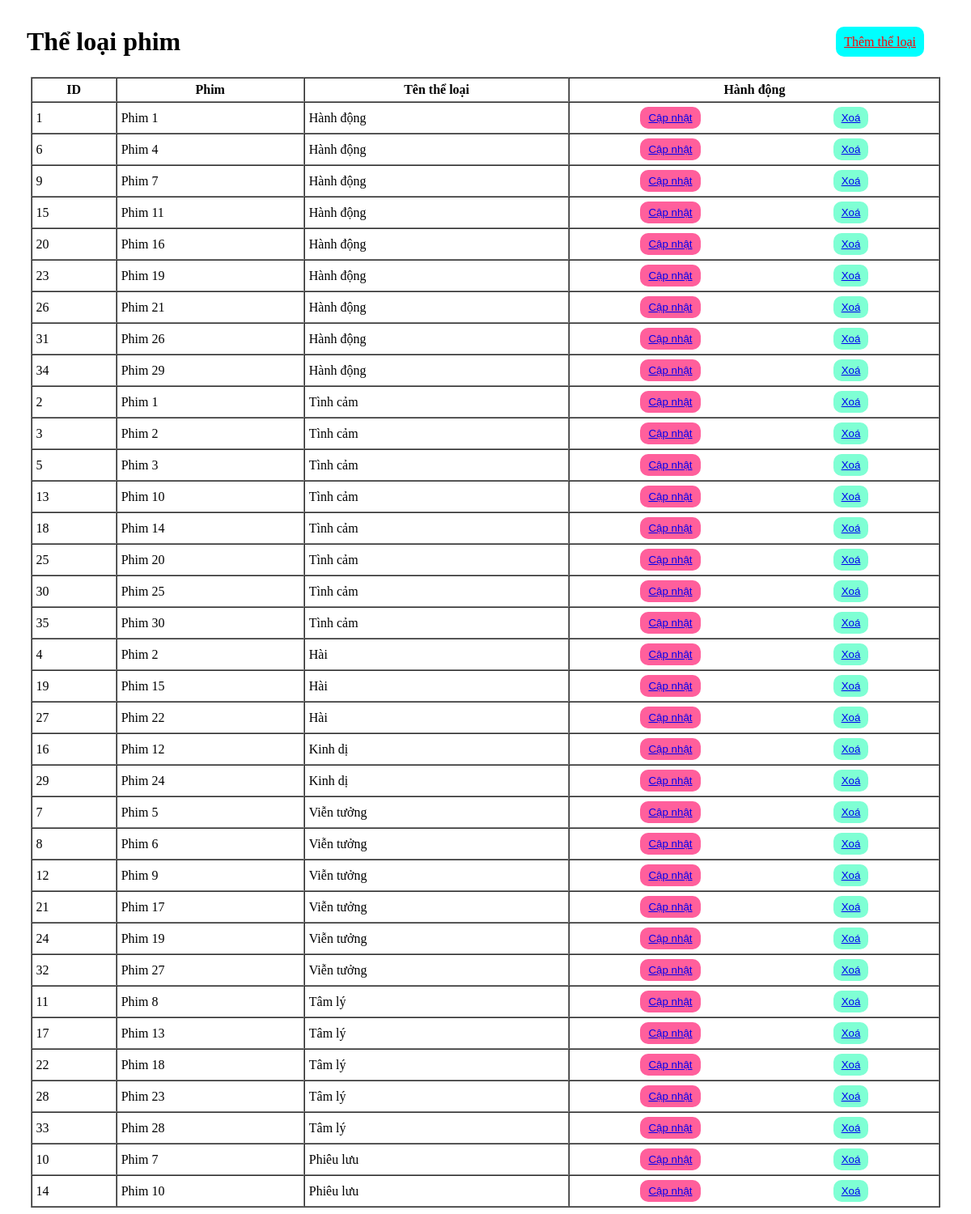
Screenshot of /PHP/B2/phimtheloai.php with the database file from the repository.
### tables this page shows
CREATE TABLE IF NOT EXISTS phim_the_loai (
    id INT PRIMARY KEY AUTO_INCREMENT,
    phim_id INT,
    the_loai_id INT,
    FOREIGN KEY (phim_id) REFERENCES phim(id),
    FOREIGN KEY (the_loai_id) REFERENCES the_loai(id)
);

CREATE TABLE IF NOT EXISTS phim (
    id INT PRIMARY KEY AUTO_INCREMENT,
    ten_phim VARCHAR(255) NOT NULL,
    dao_dien_id INT,
    nam_phat_hanh INT,
    poster VARCHAR(255),
    quoc_gia_id INT,
    so_tap INT,
    trailer VARCHAR(255),
    mo_ta TEXT,
    FOREIGN KEY (dao_dien_id) REFERENCES nguoi_dung(id),
    FOREIGN KEY (quoc_gia_id) REFERENCES quoc_gia(id)
);

CREATE TABLE IF NOT EXISTS the_loai (
    id INT PRIMARY KEY AUTO_INCREMENT,
    ten_the_loai VARCHAR(50) NOT NULL
);

### PHP/B2/phimtheloai.php (the view, shortened to what this page needs)
<!DOCTYPE html>
<html lang="en">
<head>
</head>
<body>
    <div style="display: flex; justify-content: space-between; align-items: center; ">
    <h1>Thể loại phim</h1>
    <div>
        <a class="btn them" href="index.php?page_layout=themphimtheloai">Thêm thể loại</a>
    </div>
    </div>
    <table border="1" cellspacing="0" cellpadding="5">
        <tr>
            <th>ID</th>
            <th>Phim</th>
            <th>Tên thể loại</th>
            <th>Hành động</th>
        </tr>
        <?php
        include("connect.php");
        $sql = "SELECT ptl.*, tl.ten_the_loai, p.ten_phim FROM phim_the_loai ptl
            JOIN the_loai tl ON tl.id = ptl.the_loai_id
            JOIN phim p ON p.id = ptl.phim_id";
        $result = mysqli_query($conn, $sql);
        while ($row = mysqli_fetch_array($result)) {
        ?>
        <tr>
            <td><?= $row["id"] ?></td>
            <td><?= $row["ten_phim"] ?></td>
            <td><?= $row["ten_the_loai"] ?></td>
            <td class="byt">
                <button class="update"><a href="index.php?page_layout=suatheloai&id=<?= $row['id'] ?>">Cập nhật</a></button>
                <button><a class="xoa" href="delete/xoatheloai.php?id=<?= $row['id'] ?>">Xoá</a></button>
            </td>
        </tr>
        <?php } ?>
    </table>
</body>
</html>

### PHP/B2/phimtheloai.php (style rules this page uses)
table { width: 95%; margin: auto; }
.btn { padding: 10px; border: 1px solid black; border-radius: 10px; }
h1 { padding: 15px; margin: 10px; }
.them { margin-right: 50px; background-color: aqua; border: none; color: red; }
.byt { display: flex; justify-content: space-around; }
button { padding: 6px 10px; border-radius: 10px; border: none; color: red; background-color: aquamarine; }
.update { color: black; background-color: #ff5f9cff; }

### rows the page displays
phim_the_loai: id "1", phim.ten_phim "Phim 1", the_loai.ten_the_loai "Hành động"
phim_the_loai: id "6", phim.ten_phim "Phim 4", the_loai.ten_the_loai "Hành động"
phim_the_loai: id "9", phim.ten_phim "Phim 7", the_loai.ten_the_loai "Hành động"
phim_the_loai: id "15", phim.ten_phim "Phim 11", the_loai.ten_the_loai "Hành động"
phim_the_loai: id "20", phim.ten_phim "Phim 16", the_loai.ten_the_loai "Hành động"
phim_the_loai: id "23", phim.ten_phim "Phim 19", the_loai.ten_the_loai "Hành động"
phim_the_loai: id "26", phim.ten_phim "Phim 21", the_loai.ten_the_loai "Hành động"
phim_the_loai: id "31", phim.ten_phim "Phim 26", the_loai.ten_the_loai "Hành động"
phim_the_loai: id "34", phim.ten_phim "Phim 29", the_loai.ten_the_loai "Hành động"
phim_the_loai: id "2", phim.ten_phim "Phim 1", the_loai.ten_the_loai "Tình cảm"
phim_the_loai: id "3", phim.ten_phim "Phim 2", the_loai.ten_the_loai "Tình cảm"
phim_the_loai: id "5", phim.ten_phim "Phim 3", the_loai.ten_the_loai "Tình cảm"
phim_the_loai: id "13", phim.ten_phim "Phim 10", the_loai.ten_the_loai "Tình cảm"
phim_the_loai: id "18", phim.ten_phim "Phim 14", the_loai.ten_the_loai "Tình cảm"
phim_the_loai: id "25", phim.ten_phim "Phim 20", the_loai.ten_the_loai "Tình cảm"
phim_the_loai: id "30", phim.ten_phim "Phim 25", the_loai.ten_the_loai "Tình cảm"
phim_the_loai: id "35", phim.ten_phim "Phim 30", the_loai.ten_the_loai "Tình cảm"
phim_the_loai: id "4", phim.ten_phim "Phim 2", the_loai.ten_the_loai "Hài"
phim_the_loai: id "19", phim.ten_phim "Phim 15", the_loai.ten_the_loai "Hài"
phim_the_loai: id "27", phim.ten_phim "Phim 22", the_loai.ten_the_loai "Hài"
phim_the_loai: id "16", phim.ten_phim "Phim 12", the_loai.ten_the_loai "Kinh dị"
phim_the_loai: id "29", phim.ten_phim "Phim 24", the_loai.ten_the_loai "Kinh dị"
phim_the_loai: id "7", phim.ten_phim "Phim 5", the_loai.ten_the_loai "Viễn tưởng"
phim_the_loai: id "8", phim.ten_phim "Phim 6", the_loai.ten_the_loai "Viễn tưởng"
phim_the_loai: id "12", phim.ten_phim "Phim 9", the_loai.ten_the_loai "Viễn tưởng"
phim_the_loai: id "21", phim.ten_phim "Phim 17", the_loai.ten_the_loai "Viễn tưởng"
phim_the_loai: id "24", phim.ten_phim "Phim 19", the_loai.ten_the_loai "Viễn tưởng"
phim_the_loai: id "32", phim.ten_phim "Phim 27", the_loai.ten_the_loai "Viễn tưởng"
phim_the_loai: id "11", phim.ten_phim "Phim 8", the_loai.ten_the_loai "Tâm lý"
phim_the_loai: id "17", phim.ten_phim "Phim 13", the_loai.ten_the_loai "Tâm lý"
phim_the_loai: id "22", phim.ten_phim "Phim 18", the_loai.ten_the_loai "Tâm lý"
phim_the_loai: id "28", phim.ten_phim "Phim 23", the_loai.ten_the_loai "Tâm lý"
phim_the_loai: id "33", phim.ten_phim "Phim 28", the_loai.ten_the_loai "Tâm lý"
phim_the_loai: id "10", phim.ten_phim "Phim 7", the_loai.ten_the_loai "Phiêu lưu"
phim_the_loai: id "14", phim.ten_phim "Phim 10", the_loai.ten_the_loai "Phiêu lưu"
